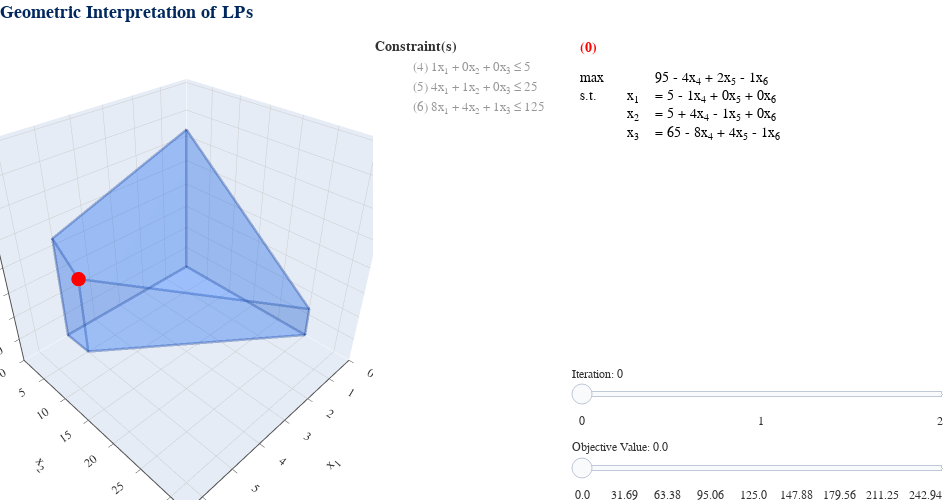

This figure's notebook cell:
### Markdown cell above
The first step in an iteration of simplex is to choose an increasing variable. Sometimes, there are multiple options since multiple variables have a positive coefficent in the objective function. Here, we will explore what this decison translates to geometrically.

In this section, we will use a special LP commonly referred to as the Klee-Minty Cube.

$$\begin{align*}
\max \quad & 4x_1+ 2x_2+ x_3\\
\text{s.t.} \quad\ & x_1 \leq 5 \\
& 4x_1 + x_2 \leq 25 \\
& 8x_1 + 4x_2 + x_3 \leq 125 \\
& x_1, x_2, x_3 \geq 0.
\end{align*}$$

Furthermore, we will use an optional parameter called `rule` for the `simplex_visual()` function. This rule tells simplex which varaible to choose as an increasing variable when there are multiple options.

### Code cell
simplex_visual(ex.KLEE_MINTY_3D_LP, rule='dantzig', initial_solution=np.array([[0],[0],[0],[0],[0],[0]])).show()
